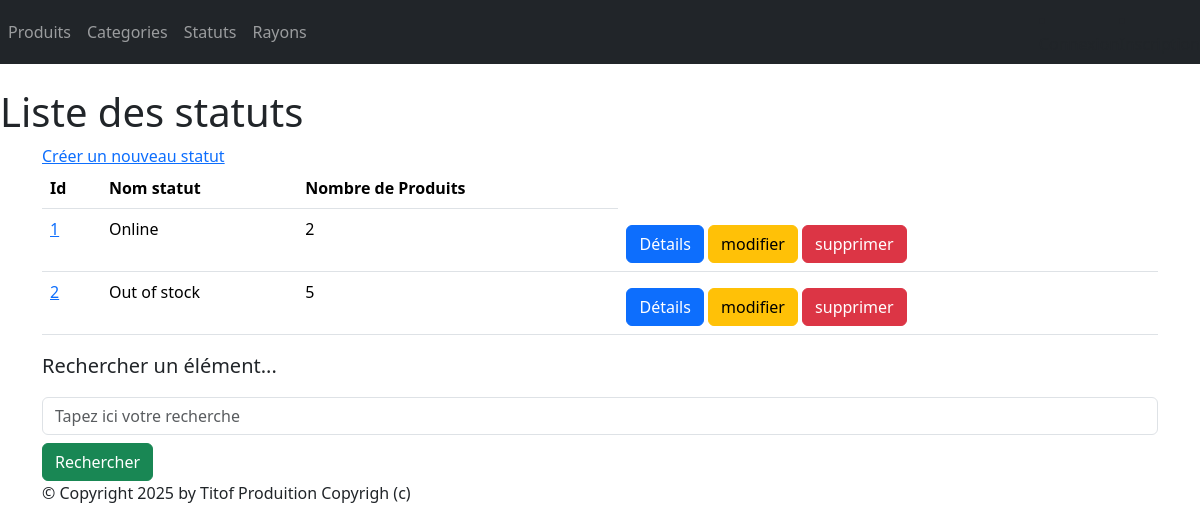
Page /monApp/statuts/ on the committed database.
### monApp/models.py (models this page shows, shortened)
class Statut(models.Model):
    idStatus = models.AutoField(primary_key=True)
    libelleStatus = models.CharField(max_length=100)

### monApp/views.py (the view)
# urls.py: path('statuts/',views.StatutListView.as_view(), name='lst_stats'),
class StatutListView(ListView):
    model = Statut
    template_name = "monApp/list_statuts.html"
    context_object_name = "stats"
    def get_queryset(self):
        query = self.request.GET.get('search')
        if query:
            return Statut.objects.filter(libelleStatus__icontains=query).annotate(nb_produits=Count('produits_status'))
        return Statut.objects.annotate(nb_produits=Count('produits_status'))
    def get_context_data(self, **kwargs):
        context = super(StatutListView, self).get_context_data(**kwargs)
        context['titremenu'] = "Liste des statuts"
        return context

### monApp/templates/monApp/list_statuts.html
{% extends 'monApp/base.html' %}
{% block menu %}
    <h1> {{titremenu}} </h1>
{% endblock %}
{% block contenu %}
    <a href="{% url 'crt-stat' %}">Créer un nouveau statut</a>
    <table class="table">
        <thead>
            <th>Id</th>
            <th>Nom statut</th>
            <th>Nombre de Produits</th>
        </thead>
        <tbody>
            {% for statut in stats %}
            <tr>
                <td><a href="{% url 'dtl_stat' statut.idStatus %}">{{ statut.idStatus }}</a></td>
                <td> {{statut.libelleStatus}} </td>
                <td>{{ statut.nb_produits }}</td>
                <td>
                    <a href="{% url 'dtl_stat' statut.idStatus %}" class="btn btn-primary mt-2">Détails</a>
                    <a href="{% url 'stat-chng' statut.idStatus %}" class="btn btn-warning mt-2">modifier</a>
                    <a href="{% url 'dlt_stat' statut.idStatus %}" class="btn btn-danger mt-2">supprimer</a>
                </td>
            </tr>
            {% endfor %}
        </tbody>
    </table>
    <p class="lead mb-3 ml-0">Rechercher un élément...</p>
    <form method="GET" action="">
        <input class="form-control" type="text" name="search" placeholder="Tapez ici votre recherche" value="{{ request.GET.search }}">
        <button type="submit" class="btn btn-success mt-2">Rechercher</button>
    </form>
{% endblock %}

### TutoDjango/static/styles.css (style rules this page uses)
h1 { color: red }

### rows in the picture
Statut: idStatus "1", libelleStatus "Online", nb_produits "2"
Statut: idStatus "2", libelleStatus "Out of stock", nb_produits "5"

### other values in the picture
{{ titremenu }} "Liste des statuts"
